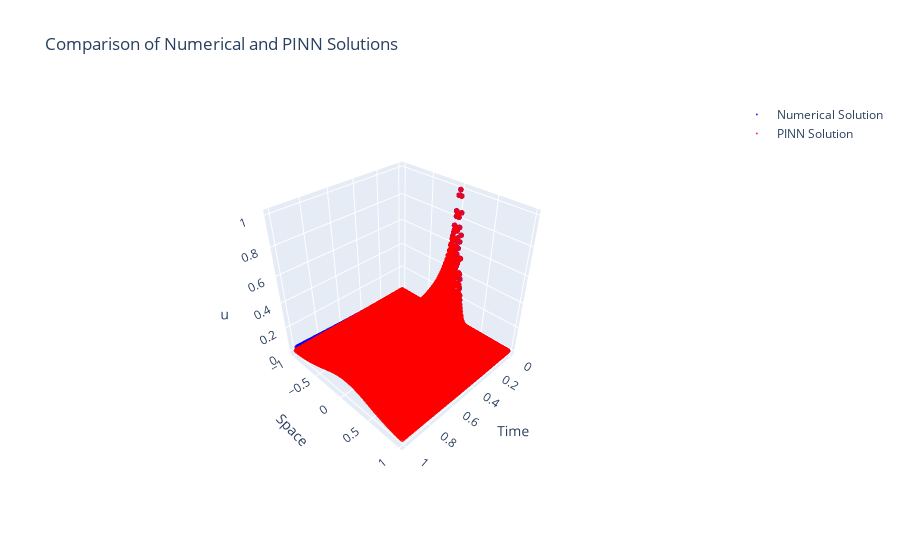

Notebook code cell kept with this figure:
### Code cell
import numpy as np
import pandas as pd
import plotly.graph_objects as go

# Load numerical and PINN solutions from CSV files
def load_numerical_solution(file_path):
    data = pd.read_csv(file_path).values
    return data[:, 0], data[:, 1], data[:, 2]  # t, x, u_n

def load_pinn_solution(file_path):
    data = pd.read_csv(file_path).values
    return data[:, 0], data[:, 1], data[:, 2]  # t, x, u_pinn

# Plot combined 3D scatter plot
def plot_combined_3d(t_n, x_n, u_n, t_pinn, x_pinn, u_pinn):
    # Create figure
    fig = go.Figure()

    # Add numerical solution
    fig.add_trace(go.Scatter3d(
        x=t_n, 
        y=x_n, 
        z=u_n, 
        mode='markers',
        marker=dict(size=2, color='blue', opacity=0.8),
        name='Numerical Solution',
    ))

    # Add PINN solution
    fig.add_trace(go.Scatter3d(
        x=t_pinn, 
        y=x_pinn, 
        z=u_pinn, 
        mode='markers',
        marker=dict(size=2, color='red', opacity=0.8),
        name='PINN Solution',
    ))

    # Update layout
    fig.update_layout(
        title='Comparison of Numerical and PINN Solutions',
        scene=dict(
            xaxis_title='Time',
            yaxis_title='Space',
            zaxis_title='u',
            aspectmode='cube'
        ),
        showlegend=True
    )

    # Show plot
    fig.show()

# Load solutions
t_n, x_n, u_n = load_numerical_solution('./result/txu_NUMERICAL.csv')
t_pinn, x_pinn, u_pinn = load_pinn_solution('./result/txu_PINN.csv')

# Plot combined 3D visualization
plot_combined_3d(t_n, x_n, u_n, t_pinn, x_pinn, u_pinn)

### Figure 1 — Plotly figure (JSON) as saved in the notebook; plotly's stock layout.template omitted (floating-point values rounded to 4 significant figures; data arrays with more than 128 entries replaced by an {"elided": "..."} marker saying what was removed)
{"data": [{"marker": {"color": "blue", "opacity": 0.8, "size": 2}, "mode": "markers", "name": "Numerical Solution", "type": "scatter3d", "x": {"elided": "10000 float values"}, "y": {"elided": "10000 float values"}, "z": {"elided": "10000 float values"}}, {"marker": {"color": "red", "opacity": 0.8, "size": 2}, "mode": "markers", "name": "PINN Solution", "type": "scatter3d", "x": {"elided": "10100 float values"}, "y": {"elided": "10100 float values"}, "z": {"elided": "10100 float values"}}], "layout": {"autosize": true, "scene": {"aspectmode": "cube", "aspectratio": {"x": 1, "y": 1, "z": 1}, "camera": {"center": {"x": 0, "y": 0, "z": 0}, "eye": {"x": 1.515, "y": 1.515, "z": 1.515}, "projection": {"type": "perspective"}, "up": {"x": -0.001199, "y": 0.0012, "z": 1.0}}, "xaxis": {"title": {"text": "Time"}, "type": "linear"}, "yaxis": {"title": {"text": "Space"}, "type": "linear"}, "zaxis": {"title": {"text": "u"}, "type": "linear"}}, "showlegend": true, "title": {"text": "Comparison of Numerical and PINN Solutions"}}}
